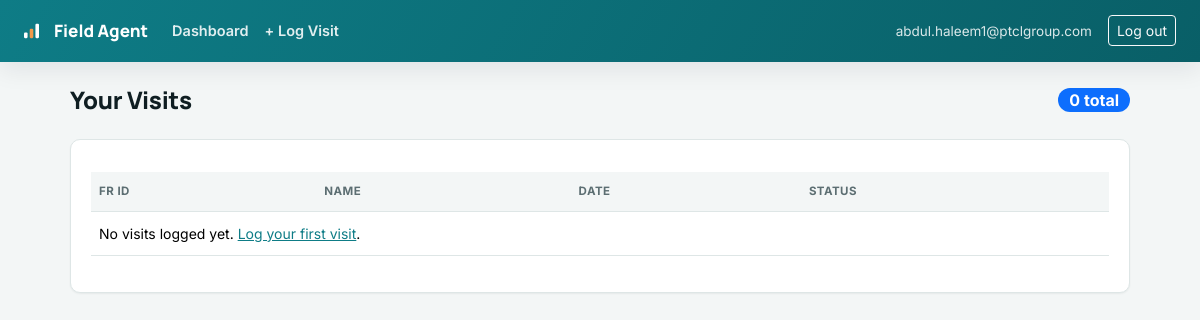
Before: /field/dashboard/ (signed in) with the older database file.
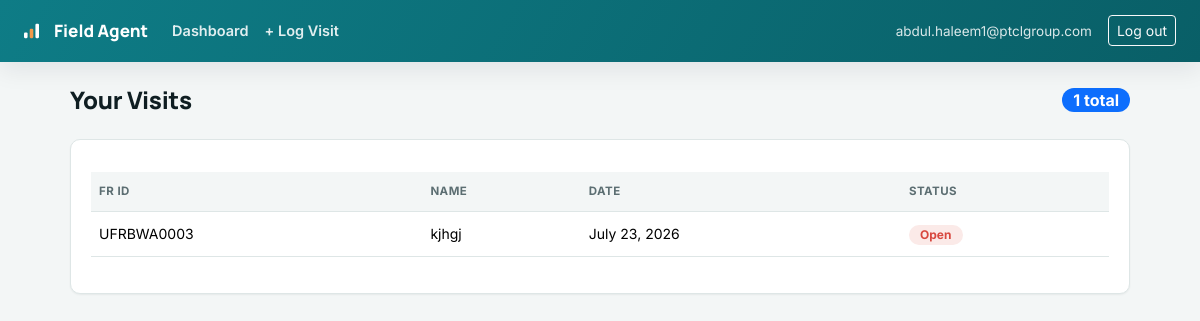
After: the same page with the newer database file.
### visits/models.py (models this page shows, shortened)
class MarketVisit(models.Model):
    STATUS_CHOICES = [
        ('open', 'Open'),
        ('in_progress', 'In Progress'),
        ('resolved', 'Resolved'),
    ]
    PRIORITY_CHOICES = [
        ('low', 'Low'),
        ('medium', 'Medium'),
        ('high', 'High'),
    ]
    TYPE_CHOICES = [
        ('retailer', 'Retailer'),
        ('dso', 'DSO'),
        ('stall', 'Stall'),
        ('wic', 'WIC'),
    ]
    YES_NO_CHOICES = [
        ('yes', 'Yes'),
        ('no', 'No'),
    ]
    NEW_EXISTING_CHOICES = [
        ('new', 'New'),
        ('existing', 'Existing'),
    ]
    LOAD_STOCK_CHOICES = [
        ('0-99', '0-99'),
        ('100-500', '100-500'),
        ('501-1000', '501-1000'),
        ('1001-5000', '1001-5000'),
        ('above_5000', 'Above 5000'),
    ]
    AWARENESS_CHOICES = [
        ('low', 'Low'),
        ('medium', 'Medium'),
        ('high', 'High'),
    ]
    visited_by = models.ForeignKey(
        settings.AUTH_USER_MODEL,
        on_delete=models.SET_NULL,
        null=True,
        related_name='market_visits',
    )
    franchise = models.ForeignKey(
        'hierarchy.FranchiseRecord',
        on_delete=models.SET_NULL,
        null=True,
        related_name='visits',
        verbose_name='Franchise (FR ID)',
    )
    new_or_existing = models.CharField(
        max_length=10, choices=NEW_EXISTING_CHOICES, verbose_name="New or Existing"
    )
    visit_date = models.DateField(db_index=True)
    visit_time = models.TimeField()
    name = models.CharField(max_length=150, verbose_name="Name")
    evc = models.CharField(
        max_length=12,
        validators=[evc_validator],
        verbose_name="EVC",
        help_text="Digits only, starting with 92",
    )
    visit_type = models.CharField(max_length=20, choices=TYPE_CHOICES, verbose_name="Type")
    bvs = models.CharField(max_length=3, choices=YES_NO_CHOICES, verbose_name="BVS")
    bvs_imei = models.CharField(max_length=50, verbose_name="BVS IMEI")
    rso_visit = models.CharField(max_length=3, choices=YES_NO_CHOICES, verbose_name="RSO Visit")
    latitude = models.DecimalField(max_digits=9, decimal_places=6, null=True, blank=True)
    longitude = models.DecimalField(max_digits=9, decimal_places=6, null=True, blank=True)
    load_stock_range = models.CharField(max_length=15, choices=LOAD_STOCK_CHOICES, verbose_name="Load Stock")
    psim_stock = models.PositiveIntegerField(default=0, verbose_name="PSim Stock")
    npsim_stock = models.PositiveIntegerField(default=0, verbose_name="NP Sim Stock")
    mbb_stock = models.PositiveIntegerField(default=0, verbose_name="MBB Stock")
    zong_avg_loading = models.DecimalField(max_digits=12, decimal_places=2, default=0, verbose_name="Zong - Average Loading")
    zong_avg_sim_sales = models.DecimalField(max_digits=12, decimal_places=2, default=0, verbose_name="Zong - Average Sim Sales")
    jazz_avg_loading = models.DecimalField(max_digits=12, decimal_places=2, default=0, verbose_name="Jazz - Average Loading")
    jazz_avg_sim_sales = models.DecimalField(max_digits=12, decimal_places=2, default=0, verbose_name="Jazz - Average Sim Sales")
    fascia_zong = models.BooleanField(default=False, verbose_name="Zong")
    fascia_ufone = models.BooleanField(default=False, verbose_name="Ufone")
    fascia_jazz = models.BooleanField(default=False, verbose_name="Jazz")
    avh_zong = models.BooleanField(default=False, verbose_name="Zong")
    avh_ufone = models.BooleanField(default=False, verbose_name="Ufone")
    avh_jazz = models.BooleanField(default=False, verbose_name="Jazz")
    pos_zong = models.BooleanField(default=False, verbose_name="Zong")
    pos_ufone = models.BooleanField(default=False, verbose_name="Ufone")
    pos_jazz = models.BooleanField(default=False, verbose_name="Jazz")
    promo_awareness = models.CharField(max_length=10, choices=AWARENESS_CHOICES, verbose_name="Promo Awareness")
    bundle_awareness = models.CharField(max_length=10, choices=AWARENESS_CHOICES, verbose_name="Bundle Awareness")
    fca_commitment = models.PositiveIntegerField(null=True, blank=True, verbose_name="FCA Commitment")
    mnp_commitment = models.PositiveIntegerField(null=True, blank=True, verbose_name="MNP Commitment")
    comments = models.TextField(blank=True, verbose_name="Comments")
    management_comment = models.TextField(blank=True, verbose_name="Management Comment")
    photo = models.ImageField(upload_to='visit_photos/', verbose_name="Photo 1")
    photo2 = models.ImageField(upload_to='visit_photos/', blank=True, null=True, verbose_name="Photo 2")
    priority = models.CharField(max_length=10, choices=PRIORITY_CHOICES, default='medium', db_index=True)
    status = models.CharField(max_length=15, choices=STATUS_CHOICES, default='open', db_index=True)
    created_at = models.DateTimeField(auto_now_add=True)
    updated_at = models.DateTimeField(auto_now=True)
    class Meta:
        ordering = ['-visit_date', '-created_at']

### hierarchy/models.py (models this page shows, shortened)
class FranchiseRecord(models.Model):
    fr_id = models.CharField(max_length=50, unique=True, verbose_name="FR ID")
    region = models.CharField(max_length=100, blank=True, db_index=True)
    bu = models.CharField(max_length=100, blank=True, verbose_name="BU", db_index=True)
    fr_status = models.CharField(max_length=50, blank=True, verbose_name="FR Status")
    fr_city = models.CharField(max_length=100, blank=True, verbose_name="FR City", db_index=True)
    fr_address = models.CharField(max_length=255, blank=True, verbose_name="FR Address")
    arm_name = models.CharField(max_length=150, blank=True, verbose_name="ARM Name", db_index=True)
    arm_emp_no = models.CharField(max_length=50, blank=True, verbose_name="ARM Emp #")
    email = models.EmailField(db_index=True)
    user = models.ForeignKey(
        settings.AUTH_USER_MODEL,
        on_delete=models.SET_NULL,
        null=True,
        blank=True,
        related_name='franchise_records',
    )
    uploaded_at = models.DateTimeField(auto_now_add=True)
    updated_at = models.DateTimeField(auto_now=True)
    class Meta:
        ordering = ['region', 'fr_id']

### visits/views.py (the view)
    @login_required
    def wrapped(request, *args, **kwargs):
        if not request.user.is_staff and hasattr(request.user, 'viewer_access'):
            return redirect('management_dashboard')
        return view_func(request, *args, **kwargs)

### visits/views.py (called while the page is built)
def field_agent_required(view_func):
    @login_required
    def wrapped(request, *args, **kwargs):
        if not request.user.is_staff and hasattr(request.user, 'viewer_access'):
            return redirect('management_dashboard')
        return view_func(request, *args, **kwargs)
    return wrapped

@field_agent_required
def dashboard(request):
    visits = MarketVisit.objects.filter(visited_by=request.user).select_related('franchise')
    total_visits = visits.count()
    paginator = Paginator(visits, 15)
    page_obj = paginator.get_page(request.GET.get('page'))
    return render(request, 'visits/dashboard.html', {'total_visits': total_visits, 'page_obj': page_obj})

### visits/templates/visits/dashboard.html (shortened to what this page needs)
{% extends 'base.html' %}
{% block content %}
<div class="d-flex justify-content-between align-items-center flex-wrap gap-2 mb-4">
    <h1 class="mb-0">Your Visits</h1>
    <span class="badge text-bg-primary fs-6">{{ total_visits }} total</span>
</div>
<div class="panel">
    <div class="table-responsive">
        <table class="table table-hover align-middle data-table">
            <thead>
                <tr>
                    <th>FR ID</th>
                    <th>Name</th>
                    <th>Date</th>
                    <th>Status</th>
                </tr>
            </thead>
            <tbody>
                {% for visit in page_obj %}
                <tr onclick="window.location='{% url 'visit_detail' visit.pk %}'" class="clickable-row">
                    <td>{{ visit.franchise.fr_id|default:"—" }}</td>
                    <td>{{ visit.name }}</td>
                    <td>{{ visit.visit_date }}</td>
                    <td><span class="badge badge-status-{{ visit.status }}">{{ visit.get_status_display }}</span></td>
                </tr>
                {% empty %}
                <tr><td colspan="4">No visits logged yet. <a href="{% url 'visit_create' %}">Log your first visit</a>.</td></tr>
                {% endfor %}
            </tbody>
        </table>
    </div>
</div>
{% endblock %}

Changed rows visible on the page:
added MarketVisit: franchise.fr_id "UFRBWA0003", name "kjhgj", visit_date "July 23, 2026", status "Open"
Other visible differences:
{{ total_visits }}: "0" → "1"
text no longer shown: "No visits logged yet. Log your first visit ."
